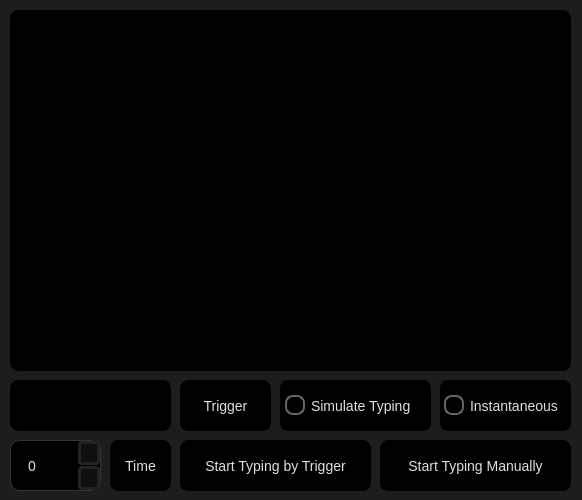
<?xml version="1.0" encoding="UTF-8"?>
<ui version="4.0">
 <class>MainWindow</class>
 <widget class="QMainWindow" name="MainWindow">
  <property name="geometry">
   <rect>
    <x>0</x>
    <y>0</y>
    <width>582</width>
    <height>500</height>
   </rect>
  </property>
  <property name="windowTitle">
   <string>MainWindow</string>
  </property>
  <property name="styleSheet">
   <string notr="true">QMainWindow {
    background-color: #000000;
}</string>
  </property>
  <widget class="QWidget" name="centralwidget">
   <property name="styleSheet">
    <string notr="true">QWidget {
    color: #000000;
    background-color: rgb(29, 29, 29); /* AMOLED black background */
}</string>
   </property>
   <widget class="QTextEdit" name="textEdit">
    <property name="geometry">
     <rect>
      <x>10</x>
      <y>10</y>
      <width>561</width>
      <height>361</height>
     </rect>
    </property>
    <property name="styleSheet">
     <string notr="true">QTextEdit {
    background-color: #000000; /* Dark grey background for contrast */
    border: 1px solid #000;
    border-radius: 8px;
    padding: 10px;
    font-size: 14px;
    font-family: 'Consolas', monospace; /* Set font to Consolas */
    color: #e0e0e0; /* Light text color */
}</string>
    </property>
   </widget>
   <widget class="QPushButton" name="pushButton">
    <property name="geometry">
     <rect>
      <x>380</x>
      <y>440</y>
      <width>191</width>
      <height>51</height>
     </rect>
    </property>
    <property name="styleSheet">
     <string notr="true">QPushButton {
    background-color: #000; /* Dark grey background */
    color: #e0e0e0;            /* Light grey text */
    border: 1px solid #000;    /* Darker border */
    border-radius: 8px;        /* Rounded corners */
    padding: 10px 20px;        /* Padding */
    font-size: 14px;           /* Font size */
    font-family: 'Century Gothic', Arial, sans-serif; /* Set font to Century Gothic */
    transition: background-color 0.5s ease; /* Smooth transition */
}

QPushButton:hover {
    background-color: #0b0b0b; /* Slightly lighter dark grey on hover */
}

QPushButton:pressed {
    background-color: #0d0d0d; /* Darker grey when pressed */
}

QPushButton:disabled {
    background-color: #555555; /* Grey background when disabled */
    color: #999999;            /* Dark grey text when disabled */
}</string>
    </property>
    <property name="text">
     <string>Start Typing Manually</string>
    </property>
   </widget>
   <widget class="QTextEdit" name="textEdit_2">
    <property name="geometry">
     <rect>
      <x>10</x>
      <y>380</y>
      <width>161</width>
      <height>51</height>
     </rect>
    </property>
    <property name="styleSheet">
     <string notr="true">QTextEdit {
    background-color: #000000; /* Dark grey background for contrast */
    border: 1px solid #000;
    border-radius: 8px;
    padding: 10px;
    font-size: 14px;
    font-family: 'Consolas', monospace; /* Set font to Consolas */
    color: #e0e0e0; /* Light text color */
}</string>
    </property>
   </widget>
   <widget class="QPushButton" name="pushButton_2">
    <property name="geometry">
     <rect>
      <x>180</x>
      <y>380</y>
      <width>91</width>
      <height>51</height>
     </rect>
    </property>
    <property name="styleSheet">
     <string notr="true">QPushButton {
    background-color: #000; /* Dark grey background */
    color: #e0e0e0;            /* Light grey text */
    border: 1px solid #000;    /* Darker border */
    border-radius: 8px;        /* Rounded corners */
    padding: 10px 20px;        /* Padding */
    font-size: 14px;           /* Font size */
    font-family: 'Century Gothic', Arial, sans-serif; /* Set font to Century Gothic */
    transition: background-color 0.5s ease; /* Smooth transition */
}

QPushButton:hover {
    background-color: #0b0b0b; /* Slightly lighter dark grey on hover */
}

QPushButton:pressed {
    background-color: #0d0d0d; /* Darker grey when pressed */
}

QPushButton:disabled {
    background-color: #555555; /* Grey background when disabled */
    color: #999999;            /* Dark grey text when disabled */
}</string>
    </property>
    <property name="text">
     <string>Trigger</string>
    </property>
   </widget>
   <widget class="QRadioButton" name="radioButton">
    <property name="geometry">
     <rect>
      <x>280</x>
      <y>380</y>
      <width>151</width>
      <height>51</height>
     </rect>
    </property>
    <property name="styleSheet">
     <string notr="true">QRadioButton {
    background-color: #000000; /* Pure black background */
    color: #e0e0e0;            /* Light grey text */
    padding: 5px;              /* Padding around the radio button */
    border-radius: 8px;        /* Rounded shape */
    font-size: 14px;           /* Font size */
    font-family: 'Century Gothic', Arial, sans-serif; /* Font family */
}

QRadioButton::indicator {
    width: 16px;               /* Size of the radio indicator */
    height: 16px;
    border: 2px solid #666666; /* Border color */
    border-radius: 8px;        /* Rounded shape */
    background-color: #000000; /* Background color behind the indicator */
}

QRadioButton::indicator:checked {
    background-color: #666666; /* Color of the indicator when checked */
    border-color: #666666;     /* Border color when checked */
}

QRadioButton::indicator:disabled {
    background-color: #222222; /* Darker background when disabled */
    border-color: #555555;     /* Darker border color when disabled */
}

QRadioButton::indicator:hover {
    border-color: #888888;     /* Lighter border color on hover */
}

QRadioButton::indicator:checked:hover {
    background-color: #888888; /* Lighter background color when checked and hovered */
    border-color: #888888;     /* Lighter border color when checked and hovered */
}

QRadioButton::indicator:checked:disabled {
    background-color: #555555; /* Darker background when checked and disabled */
    border-color: #555555;     /* Darker border color when checked and disabled */
}
</string>
    </property>
    <property name="text">
     <string>Simulate Typing</string>
    </property>
   </widget>
   <widget class="QRadioButton" name="radioButton_2">
    <property name="geometry">
     <rect>
      <x>440</x>
      <y>380</y>
      <width>131</width>
      <height>51</height>
     </rect>
    </property>
    <property name="styleSheet">
     <string notr="true">QRadioButton {
    background-color: #000000; /* Pure black background */
    color: #e0e0e0;            /* Light grey text */
    padding: 4px;              /* Padding around the radio button */
    border-radius: 8px;        /* Rounded shape */
    font-size: 14px;           /* Font size */
    font-family: 'Century Gothic', Arial, sans-serif; /* Font family */
}

QRadioButton::indicator {
    width: 16px;               /* Size of the radio indicator */
    height: 16px;
    border: 2px solid #666666; /* Border color */
    border-radius: 8px;        /* Rounded shape */
    background-color: #000000; /* Background color behind the indicator */
}

QRadioButton::indicator:checked {
    background-color: #666666; /* Color of the indicator when checked */
    border-color: #666666;     /* Border color when checked */
}

QRadioButton::indicator:disabled {
    background-color: #222222; /* Darker background when disabled */
    border-color: #555555;     /* Darker border color when disabled */
}

QRadioButton::indicator:hover {
    border-color: #888888;     /* Lighter border color on hover */
}

QRadioButton::indicator:checked:hover {
    background-color: #888888; /* Lighter background color when checked and hovered */
    border-color: #888888;     /* Lighter border color when checked and hovered */
}

QRadioButton::indicator:checked:disabled {
    background-color: #555555; /* Darker background when checked and disabled */
    border-color: #555555;     /* Darker border color when checked and disabled */
}
</string>
    </property>
    <property name="text">
     <string>Instantaneous</string>
    </property>
   </widget>
   <widget class="QSpinBox" name="spinBox">
    <property name="geometry">
     <rect>
      <x>10</x>
      <y>440</y>
      <width>91</width>
      <height>51</height>
     </rect>
    </property>
    <property name="styleSheet">
     <string notr="true">QSpinBox {
    background-color: #000000; /* Pure black background */
    color: #e0e0e0;            /* Light grey text */
    border: 1px solid #333333; /* Dark grey border */
    border-radius: 10px;       /* Rounded corners */
    padding: 15px;              /* Padding */
    font-size: 14px;           /* Font size */
    font-family: 'Century Gothic', Arial, sans-serif; /* Font family */
}

QSpinBox::up-button,
QSpinBox::down-button {
    background-color: #101010; /* Dark grey background for the buttons */
    width: 16px;               /* Button width */
    border: 3px solid #222222; /* Button border */
    border-radius: 4px;        /* Rounded button corners */
}

QSpinBox::up-button:hover,
QSpinBox::down-button:hover {
    background-color: #151515; /* Slightly lighter grey on hover */
}

QSpinBox::up-button:pressed,
QSpinBox::down-button:pressed {
    background-color: #222222; /* Darker grey when pressed */
}

QSpinBox::up-arrow,
QSpinBox::down-arrow {
    width: 8px;                /* Arrow width */
    height: 8px;               /* Arrow height */
    subcontrol-origin: padding;
    subcontrol-position: center right;
}

QSpinBox::up-arrow:disabled,
QSpinBox::down-arrow:disabled {
    width: 0;
    height: 0;
}
</string>
    </property>
   </widget>
   <widget class="QPushButton" name="pushButton_3">
    <property name="geometry">
     <rect>
      <x>110</x>
      <y>440</y>
      <width>61</width>
      <height>51</height>
     </rect>
    </property>
    <property name="styleSheet">
     <string notr="true">QPushButton {
    background-color: #000; /* Dark grey background */
    color: #e0e0e0;            /* Light grey text */
    border: 1px solid #000;    /* Darker border */
    border-radius: 8px;        /* Rounded corners */
    padding: 10px 10px;        /* Padding */
    font-size: 14px;           /* Font size */
    font-family: 'Century Gothic', Arial, sans-serif; /* Set font to Century Gothic */
    transition: background-color 0.5s ease; /* Smooth transition */
}

QPushButton:hover {
    background-color: #0b0b0b; /* Slightly lighter dark grey on hover */
}

QPushButton:pressed {
    background-color: #0d0d0d; /* Darker grey when pressed */
}

QPushButton:disabled {
    background-color: #555555; /* Grey background when disabled */
    color: #999999;            /* Dark grey text when disabled */
}</string>
    </property>
    <property name="text">
     <string>Time</string>
    </property>
   </widget>
   <widget class="QPushButton" name="pushButton_4">
    <property name="geometry">
     <rect>
      <x>180</x>
      <y>440</y>
      <width>191</width>
      <height>51</height>
     </rect>
    </property>
    <property name="styleSheet">
     <string notr="true">QPushButton {
    background-color: #000; /* Dark grey background */
    color: #e0e0e0;            /* Light grey text */
    border: 1px solid #000;    /* Darker border */
    border-radius: 8px;        /* Rounded corners */
    padding: 10px 20px;        /* Padding */
    font-size: 14px;           /* Font size */
    font-family: 'Century Gothic', Arial, sans-serif; /* Set font to Century Gothic */
    transition: background-color 0.5s ease; /* Smooth transition */
}

QPushButton:hover {
    background-color: #0b0b0b; /* Slightly lighter dark grey on hover */
}

QPushButton:pressed {
    background-color: #0d0d0d; /* Darker grey when pressed */
}

QPushButton:disabled {
    background-color: #555555; /* Grey background when disabled */
    color: #999999;            /* Dark grey text when disabled */
}</string>
    </property>
    <property name="text">
     <string>Start Typing by Trigger</string>
    </property>
   </widget>
  </widget>
 </widget>
 <resources/>
 <connections/>
</ui>
